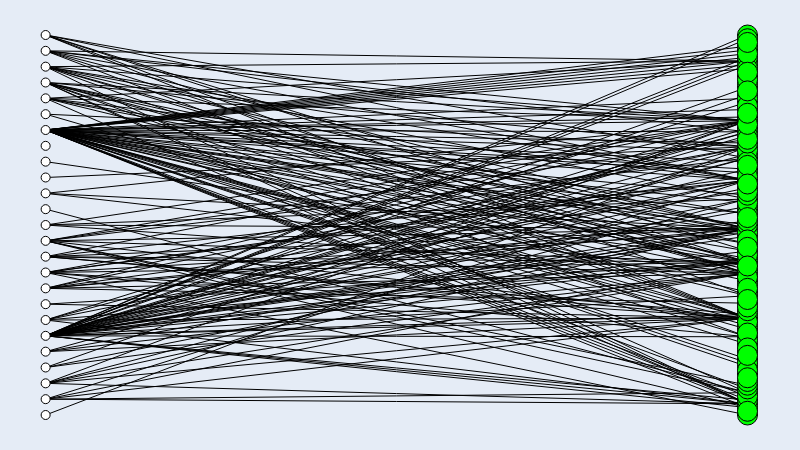

The code cell stored with this chart in its notebook:
### Code cell
# Rede two-mode (repos -> linguagens)

repo_g = fm.load('data/repos_langs.gml')
# Visualization
repo_g.set_all_nodes('size', (9))
repo_g.set_all_nodes('labpos', 'hover')

for n in repo_g.nodes:
    if (n.find('/') == -1):
        repo_g.nodes[n]['color'] = (0, 255, 0)
        repo_g.nodes[n]['size'] = (20)
    repo_g.nodes[n]['label'] = n
repo_g.move('bipartite', [n for n in repo_g.nodes if repo_g.nodes[n]['size'] != 20])
repo_g.draw()

### Figure 1 — Plotly figure (JSON) as saved in the notebook; plotly's stock layout.template omitted (floating-point values rounded to 4 significant figures; data arrays with more than 128 entries replaced by an {"elided": "..."} marker saying what was removed)
{"data": [{"hoverinfo": "none", "line": {"color": "rgb(0, 0, 0)", "dash": "solid", "width": 1}, "mode": "lines", "type": "scatter", "x": {"elided": "570 int values"}, "y": {"elided": "570 float values"}}, {"hoverinfo": "text", "marker": {"color": "rgb(0, 255, 0)", "line": {"color": "rgb(0, 0, 0)", "width": 1}, "size": 20, "symbol": "circle"}, "mode": "markers", "text": ["Jupyter Notebook", "Python", "JavaScript", "C++", "Shell", "MATLAB", "HTML", "Java", "CSS", "Dockerfile", "Go", "Makefile", "Smarty", "TypeScript", "Inno Setup", "Batchfile", "PowerShell", "Groovy", "Ruby", "Objective-C", "Objective-C++", "Clojure", "Perl 6", "PHP", "Visual Basic", "Perl", "C", "F#", "CoffeeScript", "Rust", "C#", "R", "Roff", "ShaderLab", "Swift", "Lua", "HLSL", "Hack", "LLVM", "Assembly", "CMake", "Cuda", "OCaml", "Awk", "M4", "TeX", "Emacs Lisp", "Smalltalk", "Pawn", "Cool", "Vim script", "Fortran", "Mathematica", "M", "SuperCollider", "Common Lisp", "AppleScript", "Mercury", "Pascal", "Forth", "RenderScript", "DTrace", "Logos", "V", "Vue", "PLpgSQL", "TSQL", "ASP", "XSLT", "Kotlin", "Prolog", "B+NULL", "Dart", "Protocol Buffer", "Tcl", "DIGITAL Command Language", "SQLPL", "GLSL", "OpenEdge ABL", "Metal", "PostScript", "HCL", "XML", "ANTLR", "Thrift", "Lex", "Scala", "D", "Haskell", "IDL", "Yacc", "Nginx", "COBOL", "SaltStack", "Crystal", "PLSQL", "Puppet", "GAP", "Gherkin", "Boo", "Gnuplot", "Erlang", "1C Enterprise"], "textfont": {"color": "rgb(0, 0, 0)"}, "textposition": "middle center", "type": "scatter", "x": [1, 1, 1, 1, 1, 1, 1, 1, 1, 1, 1, 1, 1, 1, 1, 1, 1, 1, 1, 1, 1, 1, 1, 1, 1, 1, 1, 1, 1, 1, 1, 1, 1, 1, 1, 1, 1, 1, 1, 1, 1, 1, 1, 1, 1, 1, 1, 1, 1, 1, 1, 1, 1, 1, 1, 1, 1, 1, 1, 1, 1, 1, 1, 1, 1, 1, 1, 1, 1, 1, 1, 1, 1, 1, 1, 1, 1, 1, 1, 1, 1, 1, 1, 1, 1, 1, 1, 1, 1, 1, 1, 1, 1, 1, 1, 1, 1, 1, 1, 1, 1, 1, 1], "y": [0.05882, 0.402, 0.4902, 0.2059, 0.2549, 0.451, 0.7745, 0.7059, 0.3725, 0.02941, 0.7451, 0.6176, 0.8235, 0.5686, 1, 0.9314, 0.2647, 0.4706, 0.6765, 0.9216, 0.9412, 0.598, 0.549, 0.01961, 0.8431, 0.4314, 0.4804, 0.8627, 0.5392, 0.4118, 0.6471, 0.5, 0.3137, 0.9902, 0.03922, 0.7549, 0.7353, 0.6863, 0.9608, 0.5294, 0.04902, 0.8039, 0.2255, 0.6961, 0.9118, 0.8333, 0.7843, 0.1275, 0.5588, 0.1471, 0.6667, 0.06863, 0.3235, 0.2353, 0.6373, 0.1863, 0.5784, 0.9706, 0.2451, 0.951, 0.1373, 0.3529, 0.7157, 0.3824, 0.5098, 0.5882, 0.2941, 0.07843, 0.7255, 0, 0.6275, 0.08824, 0.1961, 0.1667, 0.1078, 0.9804, 0.5196, 0.8922, 0.7647, 0.3431, 0.2745, 0.2157, 0.2843, 0.8725, 0.1765, 0.6569, 0.1176, 0.6078, 0.4216, 0.09804, 0.1569, 0.8824, 0.8137, 0.7941, 0.3627, 0.3333, 0.4608, 0.009804, 0.902, 0.4412, 0.3922, 0.3039, 0.8529]}, {"hoverinfo": "text", "marker": {"color": "rgb(255, 255, 255)", "line": {"color": "rgb(0, 0, 0)", "width": 1}, "size": 9, "symbol": "circle"}, "mode": "markers", "text": ["google-research/google-research", "openai/gpt-2", "TheAlgorithms/Java", "dapr/dapr", "microsoft/vscode", "llvm/llvm-project", "vlang/v", "evilsocket/pwnagotchi", "2227324689/gpmall", "robbyrussell/oh-my-zsh", "gzc426/Java-Interview", "frank-lam/fullstack-tutorial", "ageron/handson-ml2", "streamlit/streamlit", "GoogleChrome/puppeteer", "fengdu78/lihang-code", "hankcs/HanLP", "swisskyrepo/PayloadsAllTheThings", "mrdoob/three.js", "apache/incubator-echarts", "cdr/code-server", "topjohnwu/Magisk", "unknwon/the-way-to-go_ZH_CN", "30-seconds/30-seconds-of-code", "home-assistant/home-assistant"], "textfont": {"color": "rgb(0, 0, 0)"}, "textposition": "middle center", "type": "scatter", "x": [0, 0, 0, 0, 0, 0, 0, 0, 0, 0, 0, 0, 0, 0, 0, 0, 0, 0, 0, 0, 0, 0, 0, 0, 0], "y": [0.875, 0.6667, 0, 0.25, 0.2083, 0.75, 0.8333, 0.4167, 0.3333, 1, 0.7083, 0.7917, 0.04167, 0.9167, 0.5, 0.5417, 0.625, 0.4583, 0.5833, 0.125, 0.08333, 0.375, 0.9583, 0.1667, 0.2917]}, {"hoverinfo": "none", "mode": "text", "text": {"elided": "190 null values"}, "textfont": {"color": "rgb(0, 0, 0)"}, "textposition": "middle center", "type": "scatter", "x": {"elided": "190 float values"}, "y": {"elided": "190 float values"}}, {"hoverinfo": "none", "marker": {"color": "rgba(255, 255, 255, 0.0)", "line": {"color": "rgba(255, 255, 255, 0.0)", "width": 0}, "size": 0, "symbol": "circle"}, "mode": "markers", "type": "scatter", "x": [0.5, 0, 1, 0.5], "y": [0, 0.5, 0.5, 1]}], "layout": {"height": 450, "margin": {"b": 0, "l": 0, "r": 0, "t": 0}, "showlegend": false, "width": 800, "xaxis": {"showgrid": false, "showticklabels": false, "zeroline": false}, "yaxis": {"showgrid": false, "showticklabels": false, "zeroline": false}}}
